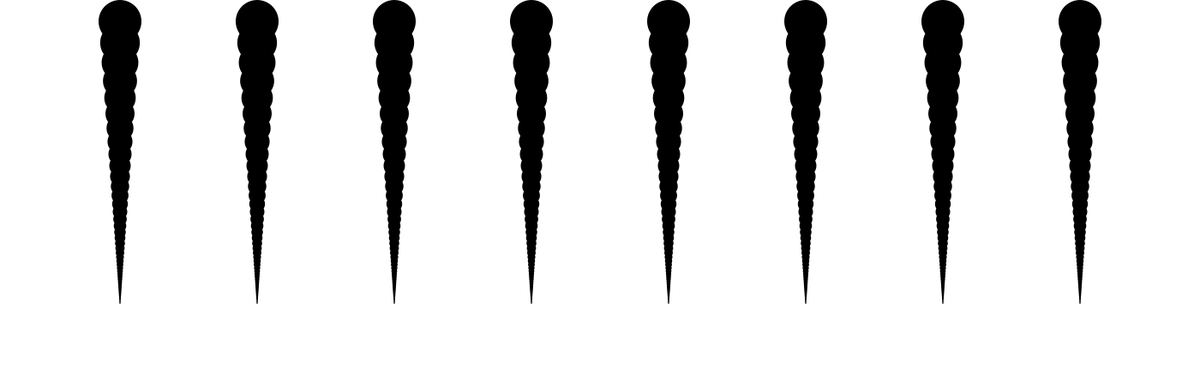
Frame 1 (no input)
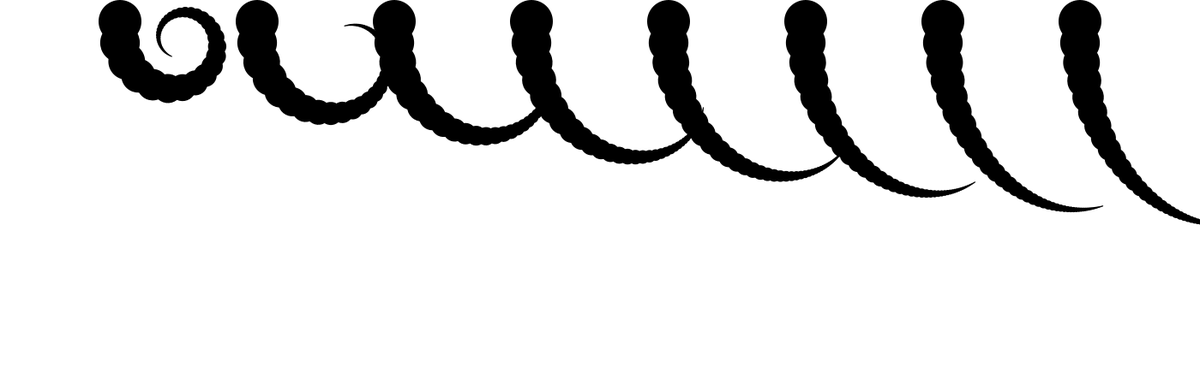
Frame 60 (the mouse pressed at the canvas centre just before this capture)
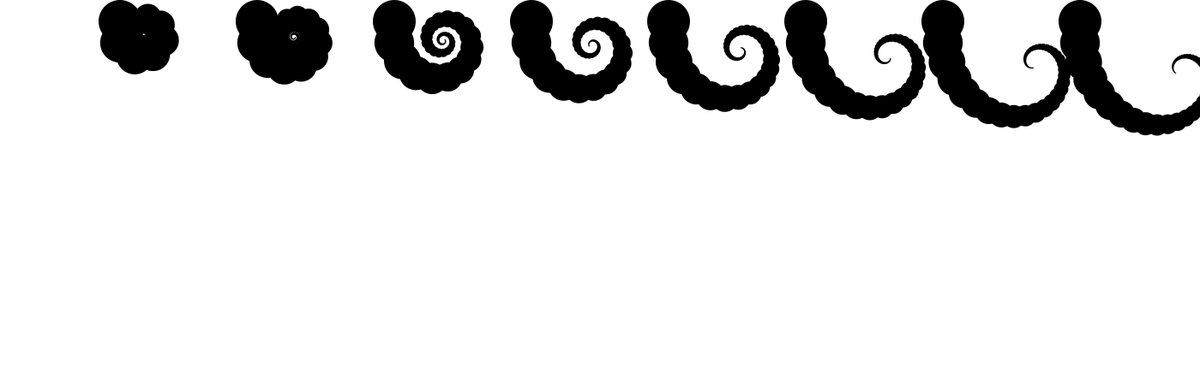
Frame 120 (the mouse held since frame 60 and released just before this capture)

The Processing sketch that drew these frames (run headless with seeded random() and noise(); from frame 60 on, the mouse is pressed at the canvas centre):

// Processing sketch: processing_86126
// ── processing_86126.pde

/*
  Octopus
 Nature of Code
 
 Jan31
 
 paul christophe
 */



int amount = 50;
int cirSize = 50;
int wag = 100;
ArrayList tentacles = new ArrayList();


void setup() {
  size(1400,450);
  smooth();
  noStroke();

  for(int i = 0; i< 8; i++){
    PVector pos = new PVector(160 *i + 140,cirSize/2);
    Tentacle t = new Tentacle(pos, amount, cirSize, 1.08, (wag  + i * 50));
    tentacles.add(t);
  }
}

void draw() {
  background(255);
  fill(0);
  for(int i = 0; i < 8; i++){
    Tentacle t = (Tentacle) tentacles.get(i);
    t.moveTent();
    t.drawTent();
  }
}




class Tentacle {
  int amount;
  ArrayList links = new ArrayList();
  float angle = 0;
  float increment;
  float wagAmount;
  PVector p;
  boolean switchState = true;

  Tentacle(PVector position, int amountLinks, float circleSize, float taperAmount, float w) {
    wagAmount = w;
    p = position;
    amount = amountLinks;
    for(int i = 0; i < amountLinks; i++) {

      if(i == 0) {
        Link l = new Link(circleSize, 0);
        links.add(l);
      }
      else {
        Link linkAbove = (Link) links.get(i-1); // check the link that is one position above
        Link l = new Link(linkAbove.getSize()/ taperAmount, linkAbove.getSize()/2);
        links.add(l);
      }
    }
  }

  //moveTent sets all of the angles for all of the links of the tentacle
  void moveTent() {
    for(int i = 0; i < links.size(); i++) {
      // the first link will not move
      if(i == 1) {
        Link l1 = (Link) links.get(i);

        l1.setAngleOld(l1.getAngleCur());
        l1.setAngleCur(angle);
      }
      else if(i > 1) { // for all of the other links above the second one
        Link l1 = (Link) links.get(i);
        Link l2 = (Link) links.get(i - 1);
        
        l1.setAngleOld(l1.getAngleCur());
        l1.setAngleCur(l2.getAngleOld());
      }
    }
    if(switchState == true){
      increment = increment - (2*PI)/275; //100 points of resolution around a circle
    }else{
      increment = increment + (2*PI)/275;
    }
    if(increment > 2*PI) {
      increment = 0;
      switchState = true;
    }else if(increment < -2*PI){
      increment = 0;
      switchState = false;
    }
    angle = angle + sin(increment) / wagAmount;
  }


  // deals with all of the translations and rotations and then draws
  void drawTent() {
    pushMatrix();
    translate(p.x,p.y);
    for(int i = 0; i < links.size(); i++) {
      Link linkTemp = (Link) links.get(i);

      translate(0, linkTemp.getDist());
      rotate(linkTemp.getAngleCur());
      
      ellipse(0, 0, linkTemp.getSize(), linkTemp.getSize());
    }
    popMatrix();
  }
  

  ArrayList getLinks() {
    return links;
  }
  
}





class Link {
  float circleSize;
  float angleCur;
  float angleOld;
  float distanceClosestUp;

  Link(float sizeCir, float distance) {
    circleSize = sizeCir;
    distanceClosestUp = distance; // the distance to the closest link bigger than it.
    angleCur = 0;
    angleOld = 0;
  }

  float getSize() {
    return circleSize;
  }

  float getAngleCur() {
    return angleCur;
  }
  void setAngleCur(float a) {
    angleCur = a;
  }
  float getAngleOld() {
    return angleOld;
  }
  void setAngleOld(float a) {
    angleOld = a;
  }
  
  float getDist(){
    return distanceClosestUp;
  }
}
